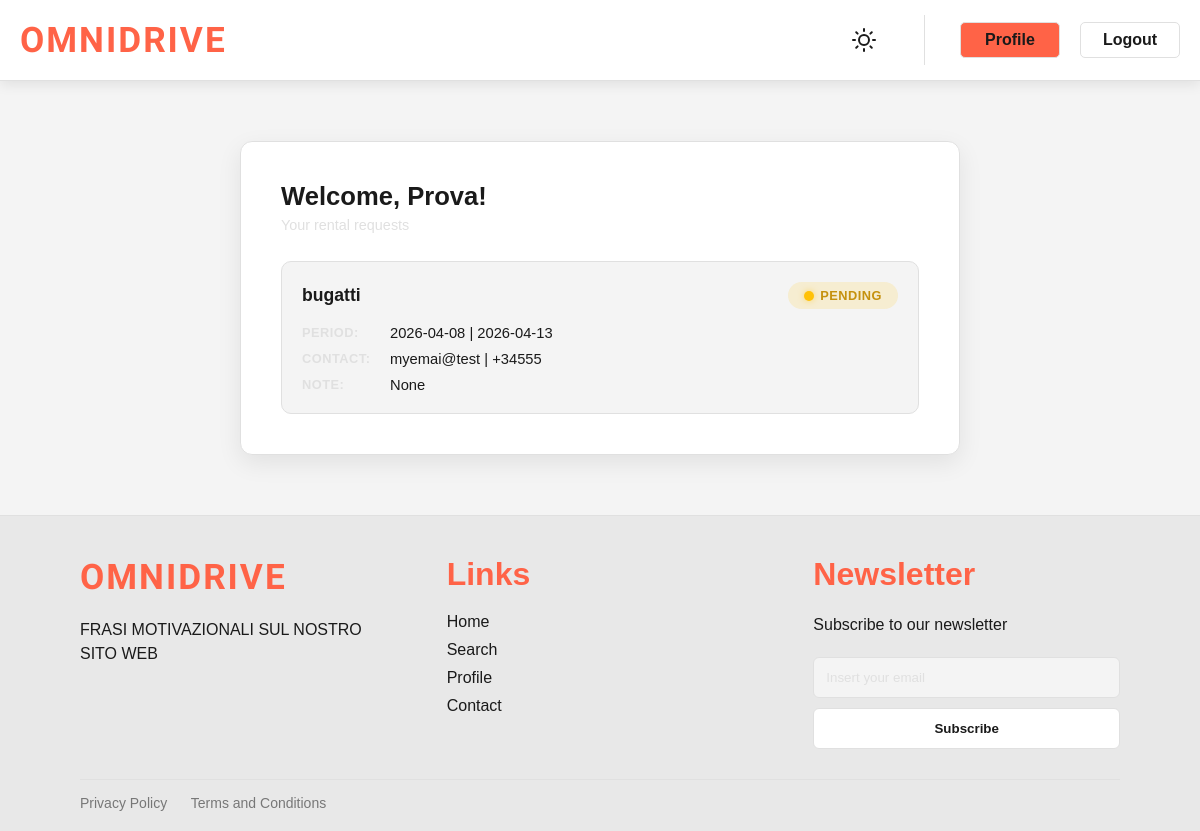
The app's page /profile (signed in), older data.
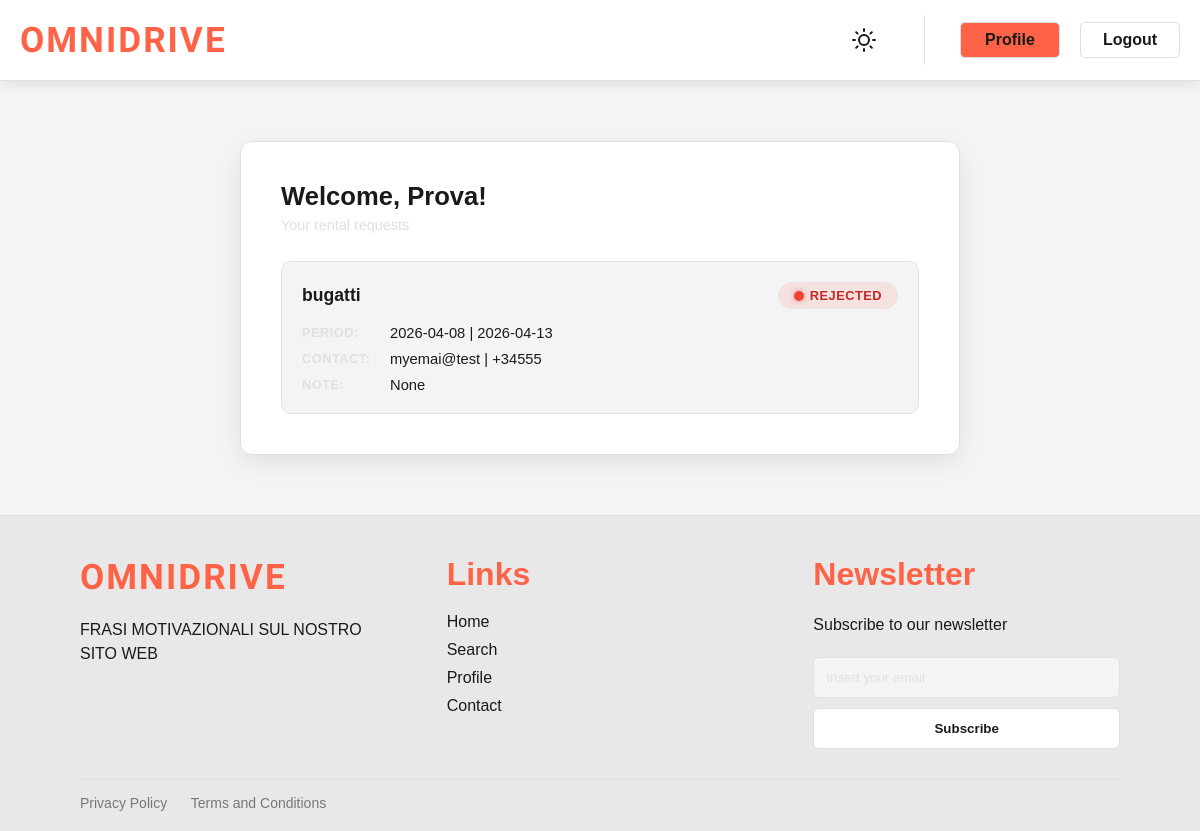
The same page, newer data.
### tables this page shows
CREATE TABLE rental_requests (
                   id INTEGER PRIMARY KEY AUTOINCREMENT,
                   user_id INTEGER NOT NULL,
                   user_name TEXT NOT NULL,
                   user_email TEXT NOT NULL,
                   user_phone TEXT NOT NULL,
                   vehicle_type TEXT NOT NULL,
                   vehicle_id INTEGER NOT NULL,
                   vehicle_brand TEXT NOT NULL,
                   start_date TEXT NOT NULL,
                   end_date TEXT NOT NULL,
                   message TEXT,
                   status TEXT NOT NULL
            );

### app.py (the view)
@app.route('/profile')
def profile():
    if not session.get('user_id'):
        flash("You have to login first!", 'error')
        return redirect(url_for('login'))
    with db_connect() as db:
        requests = db.execute(
            'SELECT * FROM rental_requests WHERE user_id = ? ORDER BY id DESC', (session['user_id'],)
        ).fetchall()
    return render_template("profile.html", requests=requests)

### app.py (called while the page is built)
def db_connect():
    conn = sqlite3.connect(DB_USERS_PATH)
    conn.row_factory = sqlite3.Row
    return conn

### templates/profile.html (shortened to what this page needs)
{% extends "base.html" %}
{% block extra_css %}
    <link rel="stylesheet"
          href="{{ url_for('static', filename='css/profile.css') }}">
{% endblock extra_css %}
{% block content %}
    <div class="profile-box">
        <h2>Welcome, {{ session.user_name }}!</h2>
        <p class="profile-sub">Your rental requests</p>
        {% if requests %}
            <div class="requests-list">
                {% for req in requests %}
                    <div class="request-card">
                        <div class="request-header">
                            <div class="request-title">
                                <span class="vehicle-type-badge">{{ req['vehicle_brand'] }}</span>
                            </div>
                            <div class="status-badge status-{{ req['status'] }}">
                                <span class="status-dot"></span>
                                {{ req['status']|title }}
                            </div>
                        </div>
                        <div class="request-details">
                            <div class="detail-row">
                                <span class="detail-label">Period:</span>
                                <span class="detail-value">{{ req['start_date'] }} | {{ req['end_date'] }}</span>
                            </div>
                            <div class="detail-row">
                                <span class="detail-label">Contact:</span>
                                <span class="detail-value">{{ req['user_email'] }} | {{ req['user_phone'] }}</span>
                            </div>
                            {% if req['message'] %}
                                <div class="detail-row">
                                    <span class="detail-label">Note:</span>
                                    <span class="detail-value">{{ req['message'] }}</span>
                                </div>
                            {% endif %}
                        </div>
                    </div>
                {% endfor %}
            </div>
        {% else %}
            <p class="empty-state">No rental requests sent yet.</p>
        {% endif %}
    </div>
{% endblock content %}

### templates/base.html (shortened to what this page needs)
<!DOCTYPE html>
<html lang="en">
    <head>
        <link rel="stylesheet"
              href="{{ url_for('static', filename='css/style.css') }}"
              type="text/css">
        <link rel="stylesheet"
              href="{{ url_for('static', filename='css/header.css') }}"
              type="text/css">
        <link rel="stylesheet"
              href="{{ url_for('static', filename='css/footer.css') }}"
              type="text/css">
        <link rel="stylesheet"
              href="{{ url_for('static', filename='css/flash.css') }}"
              type="text/css">
        <link rel="stylesheet"
              href="{{ url_for('static', filename='css/form.css') }}"
              type="text/css">
        <link rel="stylesheet"
              href="{{ url_for('static', filename='css/checkbox.css') }}"
              type="text/css">
        {% block extra_css %}
        {% endblock extra_css %}
    </head>
    <body>
        <header>
            <div class= "header-container">
                <div class= "left-header">
                    <a href="{{ url_for('index') }}" style="text-decoration: none;">
                        <div class="logo">OmniDrive</div>
                    </a>
                </div>
                <div>
                    <nav>
                        <button id="theme-toggle" class="btn-theme">
                        </button>
                        {% if session.user_id %}
                            <a href="{{ url_for('profile') }}" class="btn b-profile">Profile</a>
                            <a href="{{ url_for('logout') }}" class="btn b-login">Logout</a>
                        {% endif %}
                    </nav>
                </div>
            </div>
        </header>
        <main class="main-content">
            {% block content %}
            {% endblock content %}
        </main>
        <footer>
            <div class="footer-division">
                <div class="footer-columns">
                    <a href="{{ url_for('index') }}" style="text-decoration: none;">
                        <div class="logo">OmniDrive</div>
                    </a>
                    <p>FRASI MOTIVAZIONALI SUL NOSTRO SITO WEB</p>
                </div>
                <div class="footer-columns">
                    <h1>Links</h1>
                    <ul>
                        <li>
                            <a href="{{ url_for('index') }}">Home</a>
                        </li>
                        <li>
                            <a href="{{ url_for('search') }}">Search</a>
                        </li>
                        <li>
                            <a href="{{ url_for('profile') }}">Profile</a>
                        </li>
                        <li>
                            <a href="{{ url_for('contact') }}">Contact</a>
                        </li>
                    </ul>
                </div>
                <div class="footer-columns">
                    <h1>Newsletter</h1>
                    <p>Subscribe to our newsletter</p>
                    <form class="newsletter">
                        <input type="email" placeholder="Insert your email">
                        <button type="submit">Subscribe</button>
                    </form>
                </div>
            </div>
            <div class="footer-bottom">
                <div class="footer-links">
                    <a href="{{ url_for('privacy_policy') }}">Privacy Policy</a>
                    <a href="{{ url_for('terms_conditions') }}">Terms and Conditions</a>
                </div>
            </div>
        </footer>
    </body>
</html>

### static/css/style.css (style rules this page uses)
* { margin: 0; padding: 0; box-sizing: border-box; font-family: Arial, sans-serif; }
.main-content { flex: 1; }
:root { --background-page: #f4f4f4; --background-div: #ffffff; --background-header: #ffffff; --background-footer: #e8e8e8; --font-color: #1a1a1a; --logo-color: #FF6347; --border-color: #e0e0e0; --icon-color: #1a1a1a; --success-color: #00c853; --error-color: #f44336; --shadow-color: rgba(0, 0, 0, 0.08); }
body { background-color: var(--background-page); color: var(--font-color); transition: background-color 1s ease, color 1s ease; display: flex; flex-direction: column; min-height: 100vh; margin: 0; overflow-y: scroll; overflow-x: hidden; }
a { transition: background-color 1s ease, color 1s ease; }
button { transition: background-color 1s ease, color 1s ease; }
input { transition: background-color 1s ease, color 1s ease; }
form { transition: background-color 1s ease, color 1s ease; }
.logo { font-family: 'Exo 2', 'Arial', sans-serif; text-transform: uppercase; font-weight: 800; letter-spacing: 2px; font-size: 2.2rem; color: var(--logo-color); text-decoration: none; display: flex; align-items: center; }

### static/css/header.css (style rules this page uses)
header { background: var(--background-header); padding: 15px 20px; border-bottom: 1px solid var(--border-color); box-shadow: 0 4px 12px var(--shadow-color); transition: background-color 1s ease, color 1s ease, box-shadow 1s ease; position: relative; z-index: 10; }
.header-container { display: flex; justify-content: space-between; align-items: center; max-width: 1600px; margin: auto; }
.left-header { display: flex; align-items: center; gap: 10px; }
nav { display: flex; align-items: center; gap: 20px; }
nav a { color: var(--font-color); text-decoration: none; }
.btn-theme { background-color: var(--background-div); border: none; border-radius: 50%; width: 50px; height: 50px; cursor: pointer; display: flex; align-items: center; justify-content: center; }
.btn-theme svg { width: 24px; height: 24px; color: var(--icon-color); transition: color 0.4s ease; }
.btn { padding: 8px 15px; border-radius: 5px; font-weight: bold; text-decoration: none; display: inline-block; text-align: center; min-width: 100px; }
.b-login { background: var(--background-div); color: var(--font-color); border: 1px solid var(--border-color); transition: background 0.4s; }
.b-profile { background: var(--logo-color); color: var(--font-color); border: 1px solid var(--border-color); transition: background 0.4s; }

### static/css/footer.css (style rules this page uses)
footer { background-color: var(--background-footer); color: var(--font-color); padding: 40px 80px 20px; font-family: Arial, sans-serif; transition: background-color 1s ease, color 1s ease; border-top: 1px solid var(--border-color); }
.footer-division { display: flex; justify-content: space-between; gap: 60px; margin-bottom: 30px; }
.footer-columns { flex: 1; }
.footer-columns h1 { color: var(--logo-color); margin-bottom: 20px; }
.footer-columns p { line-height: 1.5; margin-top: 20px; margin-bottom: 20px; }
.footer-columns ul { list-style: none; padding: 0; }
.footer-columns ul li { margin-bottom: 10px; }
.footer-columns ul li a { color: var(--font-color); text-decoration: none; transition: color 0.4s; }
.newsletter { display: flex; flex-direction: column; gap: 10px; }
.newsletter input { padding: 12px; border: 1px solid var(--border-color); border-radius: 6px; background: var(--background-page); color: var(--font-color); }
.newsletter input::placeholder { color: var(--border-color); }
.newsletter button { padding: 12px; border-radius: 6px; border: 1px solid var(--border-color); background: var(--background-div); color: var(--font-color); font-weight: bold; cursor: pointer; text-decoration: none; display: inline-block; text-align: center; transition: background 0.4s; }
.footer-bottom { display: flex; justify-content: space-between; border-top: 1px solid var(--border-color); padding-top: 15px; font-size: 14px; }
.footer-links a { margin-right: 20px; color: #777; text-decoration: none; transition: color 0.4s; }

### static/css/form.css (style rules this page uses)
.main-content { flex: 1; display: flex; justify-content: center; align-items: flex-start; padding: 60px 20px; }

Row changes from the older to the newer data that the page shows:
changed rental_requests "bugatti": status "PENDING" → "REJECTED"
